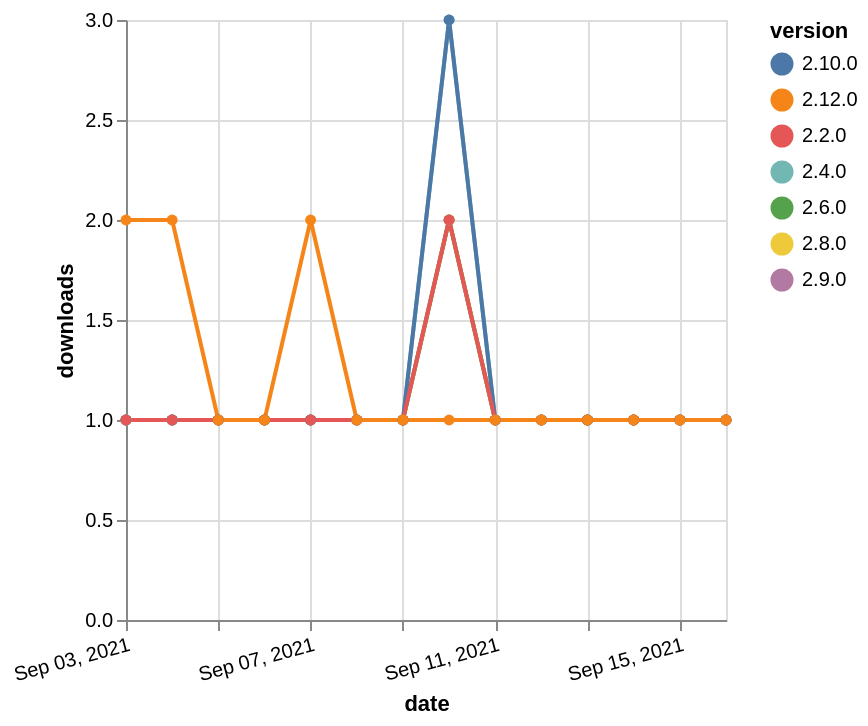

Source (Vega-Lite JSON):
### Vega-Lite specification from a JSON file in a GitHub repository (floating-point values rounded to 4 significant figures)
{"$schema": "https://vega.github.io/schema/vega-lite/v5.json", "description": "A simple bar chart with embedded data.", "data": {"values": [{"date": "2021-09-03", "total": 295, "delta": 1, "version": "2.4.0"}, {"date": "2021-09-04", "total": 296, "delta": 1, "version": "2.4.0"}, {"date": "2021-09-05", "total": 297, "delta": 1, "version": "2.4.0"}, {"date": "2021-09-06", "total": 298, "delta": 1, "version": "2.4.0"}, {"date": "2021-09-07", "total": 299, "delta": 1, "version": "2.4.0"}, {"date": "2021-09-08", "total": 300, "delta": 1, "version": "2.4.0"}, {"date": "2021-09-09", "total": 301, "delta": 1, "version": "2.4.0"}, {"date": "2021-09-10", "total": 304, "delta": 3, "version": "2.4.0"}, {"date": "2021-09-11", "total": 305, "delta": 1, "version": "2.4.0"}, {"date": "2021-09-12", "total": 306, "delta": 1, "version": "2.4.0"}, {"date": "2021-09-13", "total": 307, "delta": 1, "version": "2.4.0"}, {"date": "2021-09-14", "total": 308, "delta": 1, "version": "2.4.0"}, {"date": "2021-09-15", "total": 309, "delta": 1, "version": "2.4.0"}, {"date": "2021-09-16", "total": 310, "delta": 1, "version": "2.4.0"}, {"date": "2021-09-03", "total": 151, "delta": 1, "version": "2.9.0"}, {"date": "2021-09-04", "total": 152, "delta": 1, "version": "2.9.0"}, {"date": "2021-09-05", "total": 153, "delta": 1, "version": "2.9.0"}, {"date": "2021-09-06", "total": 154, "delta": 1, "version": "2.9.0"}, {"date": "2021-09-07", "total": 155, "delta": 1, "version": "2.9.0"}, {"date": "2021-09-08", "total": 156, "delta": 1, "version": "2.9.0"}, {"date": "2021-09-09", "total": 157, "delta": 1, "version": "2.9.0"}, {"date": "2021-09-10", "total": 159, "delta": 2, "version": "2.9.0"}, {"date": "2021-09-11", "total": 160, "delta": 1, "version": "2.9.0"}, {"date": "2021-09-12", "total": 161, "delta": 1, "version": "2.9.0"}, {"date": "2021-09-13", "total": 162, "delta": 1, "version": "2.9.0"}, {"date": "2021-09-14", "total": 163, "delta": 1, "version": "2.9.0"}, {"date": "2021-09-15", "total": 164, "delta": 1, "version": "2.9.0"}, {"date": "2021-09-16", "total": 165, "delta": 1, "version": "2.9.0"}, {"date": "2021-09-03", "total": 154, "delta": 1, "version": "2.8.0"}, {"date": "2021-09-04", "total": 155, "delta": 1, "version": "2.8.0"}, {"date": "2021-09-05", "total": 156, "delta": 1, "version": "2.8.0"}, {"date": "2021-09-06", "total": 157, "delta": 1, "version": "2.8.0"}, {"date": "2021-09-07", "total": 158, "delta": 1, "version": "2.8.0"}, {"date": "2021-09-08", "total": 159, "delta": 1, "version": "2.8.0"}, {"date": "2021-09-09", "total": 160, "delta": 1, "version": "2.8.0"}, {"date": "2021-09-10", "total": 162, "delta": 2, "version": "2.8.0"}, {"date": "2021-09-11", "total": 163, "delta": 1, "version": "2.8.0"}, {"date": "2021-09-12", "total": 164, "delta": 1, "version": "2.8.0"}, {"date": "2021-09-13", "total": 165, "delta": 1, "version": "2.8.0"}, {"date": "2021-09-14", "total": 166, "delta": 1, "version": "2.8.0"}, {"date": "2021-09-15", "total": 167, "delta": 1, "version": "2.8.0"}, {"date": "2021-09-16", "total": 168, "delta": 1, "version": "2.8.0"}, {"date": "2021-09-03", "total": 168, "delta": 1, "version": "2.6.0"}, {"date": "2021-09-04", "total": 169, "delta": 1, "version": "2.6.0"}, {"date": "2021-09-05", "total": 170, "delta": 1, "version": "2.6.0"}, {"date": "2021-09-06", "total": 171, "delta": 1, "version": "2.6.0"}, {"date": "2021-09-07", "total": 172, "delta": 1, "version": "2.6.0"}, {"date": "2021-09-08", "total": 173, "delta": 1, "version": "2.6.0"}, {"date": "2021-09-09", "total": 174, "delta": 1, "version": "2.6.0"}, {"date": "2021-09-10", "total": 176, "delta": 2, "version": "2.6.0"}, {"date": "2021-09-11", "total": 177, "delta": 1, "version": "2.6.0"}, {"date": "2021-09-12", "total": 178, "delta": 1, "version": "2.6.0"}, {"date": "2021-09-13", "total": 179, "delta": 1, "version": "2.6.0"}, {"date": "2021-09-14", "total": 180, "delta": 1, "version": "2.6.0"}, {"date": "2021-09-15", "total": 181, "delta": 1, "version": "2.6.0"}, {"date": "2021-09-16", "total": 182, "delta": 1, "version": "2.6.0"}, {"date": "2021-09-03", "total": 169, "delta": 1, "version": "2.10.0"}, {"date": "2021-09-04", "total": 170, "delta": 1, "version": "2.10.0"}, {"date": "2021-09-05", "total": 171, "delta": 1, "version": "2.10.0"}, {"date": "2021-09-06", "total": 172, "delta": 1, "version": "2.10.0"}, {"date": "2021-09-07", "total": 173, "delta": 1, "version": "2.10.0"}, {"date": "2021-09-08", "total": 174, "delta": 1, "version": "2.10.0"}, {"date": "2021-09-09", "total": 175, "delta": 1, "version": "2.10.0"}, {"date": "2021-09-10", "total": 178, "delta": 3, "version": "2.10.0"}, {"date": "2021-09-11", "total": 179, "delta": 1, "version": "2.10.0"}, {"date": "2021-09-12", "total": 180, "delta": 1, "version": "2.10.0"}, {"date": "2021-09-13", "total": 181, "delta": 1, "version": "2.10.0"}, {"date": "2021-09-14", "total": 182, "delta": 1, "version": "2.10.0"}, {"date": "2021-09-15", "total": 183, "delta": 1, "version": "2.10.0"}, {"date": "2021-09-16", "total": 184, "delta": 1, "version": "2.10.0"}, {"date": "2021-09-03", "total": 225, "delta": 1, "version": "2.2.0"}, {"date": "2021-09-04", "total": 226, "delta": 1, "version": "2.2.0"}, {"date": "2021-09-05", "total": 227, "delta": 1, "version": "2.2.0"}, {"date": "2021-09-06", "total": 228, "delta": 1, "version": "2.2.0"}, {"date": "2021-09-07", "total": 229, "delta": 1, "version": "2.2.0"}, {"date": "2021-09-08", "total": 230, "delta": 1, "version": "2.2.0"}, {"date": "2021-09-09", "total": 231, "delta": 1, "version": "2.2.0"}, {"date": "2021-09-10", "total": 233, "delta": 2, "version": "2.2.0"}, {"date": "2021-09-11", "total": 234, "delta": 1, "version": "2.2.0"}, {"date": "2021-09-12", "total": 235, "delta": 1, "version": "2.2.0"}, {"date": "2021-09-13", "total": 236, "delta": 1, "version": "2.2.0"}, {"date": "2021-09-14", "total": 237, "delta": 1, "version": "2.2.0"}, {"date": "2021-09-15", "total": 238, "delta": 1, "version": "2.2.0"}, {"date": "2021-09-16", "total": 239, "delta": 1, "version": "2.2.0"}, {"date": "2021-09-03", "total": 120, "delta": 2, "version": "2.12.0"}, {"date": "2021-09-04", "total": 122, "delta": 2, "version": "2.12.0"}, {"date": "2021-09-05", "total": 123, "delta": 1, "version": "2.12.0"}, {"date": "2021-09-06", "total": 124, "delta": 1, "version": "2.12.0"}, {"date": "2021-09-07", "total": 126, "delta": 2, "version": "2.12.0"}, {"date": "2021-09-08", "total": 127, "delta": 1, "version": "2.12.0"}, {"date": "2021-09-09", "total": 128, "delta": 1, "version": "2.12.0"}, {"date": "2021-09-10", "total": 129, "delta": 1, "version": "2.12.0"}, {"date": "2021-09-11", "total": 130, "delta": 1, "version": "2.12.0"}, {"date": "2021-09-12", "total": 131, "delta": 1, "version": "2.12.0"}, {"date": "2021-09-13", "total": 132, "delta": 1, "version": "2.12.0"}, {"date": "2021-09-14", "total": 133, "delta": 1, "version": "2.12.0"}, {"date": "2021-09-15", "total": 134, "delta": 1, "version": "2.12.0"}, {"date": "2021-09-16", "total": 135, "delta": 1, "version": "2.12.0"}]}, "width": "container", "mark": {"type": "line", "point": {"filled": true}}, "encoding": {"x": {"field": "date", "type": "temporal", "timeUnit": "yearmonthdate", "title": "date", "axis": {"labelAngle": -15}}, "y": {"field": "delta", "type": "quantitative", "title": "downloads"}, "color": {"field": "version", "type": "nominal"}, "tooltip": {"field": "delta"}}}
